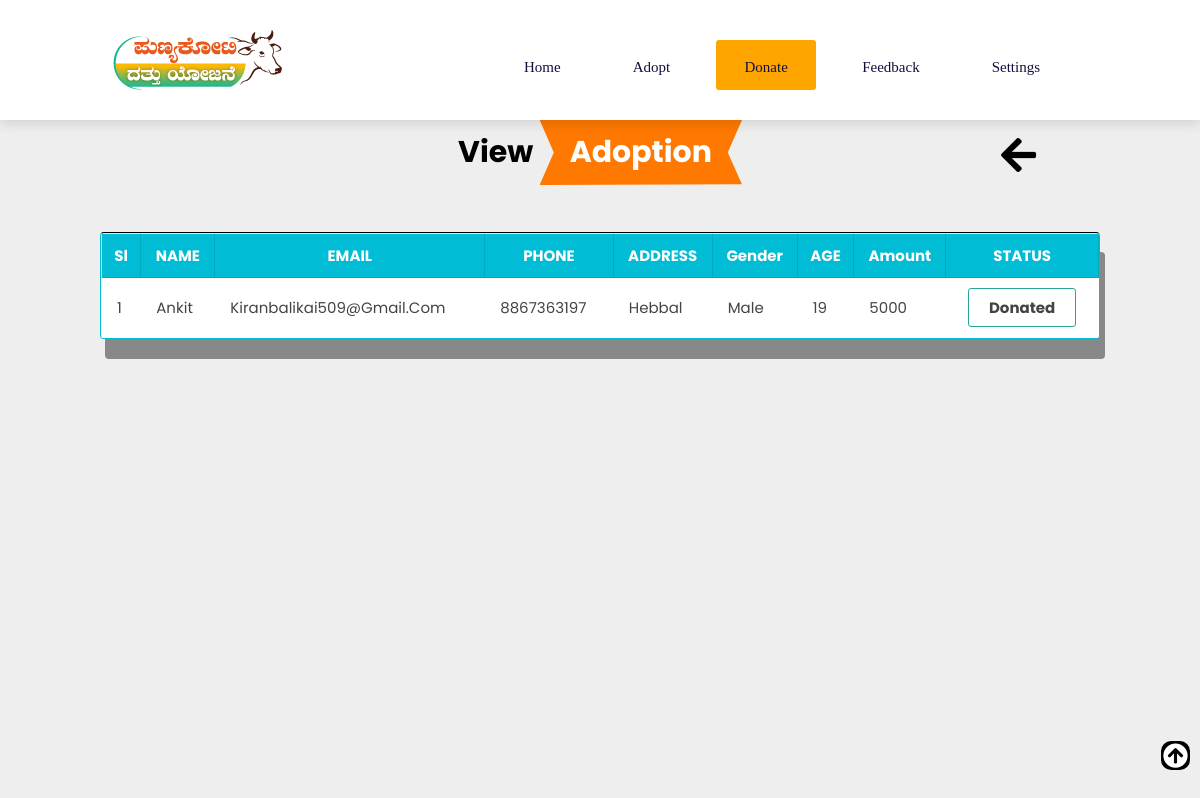
The app's page /donate-view.php (signed in) with its own data.
### tables this page shows
CREATE TABLE `donate` (
  `d_id` int(11) NOT NULL,
  `name` varchar(50) DEFAULT NULL,
  `mail` varchar(50) DEFAULT NULL,
  `phone` varchar(50) DEFAULT NULL,
  `address` varchar(50) DEFAULT NULL,
  `age` varchar(50) DEFAULT NULL,
  `gender` varchar(50) NOT NULL,
  `amount` varchar(50) DEFAULT NULL,
  `status` varchar(50) NOT NULL
);

### donate-view.php (the view, shortened to what this page needs)
<?php
$conn=mysqli_connect('localhost','root','','oaa1');
if(isset( $_SESSION['phone']))
{
	$phone=$_SESSION['phone'];
?>
<html>
<head>
<link rel="stylesheet" href="https://cdnjs.cloudflare.com/ajax/libs/font-awesome/5.15.2/css/all.min.css" />
<link href="CSS3/adopt.css" rel="stylesheet" type="text/css" media="all" />
 </head>
 <body>
 <header class="header">
 <a href="#" class="logo"><img src="IMAGES3/Logopny1..png"/></a>
 <nav class="navbar">
 <ul id="menu">
		<li><a href="userh.php">Home</a></li>
		<li class=""><a href="#">Adopt</a>
		</li>
	<li class="active"><a href="#">Donate</a>
		</li>
		<li><a  href="give-feedback.php">Feedback</a>
		</li>
		<li><a href="">Settings</a>
		</li>
	</ul>
 </nav>
 </header>
 <h1 class="heading"> View <span> Adoption</span></h1>
     <h2><a class="back-link" href="Adopt-now.php"><i class="fa fa-arrow-left"></i></a></h2>
 <div class="table_responsive">
    <table>
      <thead>
        <tr>
          <th>Sl</th>
          <th>NAME</th>
          <th>EMAIL</th>
          <th>PHONE</th>
          <th>ADDRESS</th>
		  		  <th>Gender</th>
          <th>AGE</th>
		  <th>Amount</th>
          <th>STATUS</th>
        </tr>
      </thead>
<?php
$sql="select * from donate where phone='$phone'";
$res=mysqli_query($conn,$sql);
$rows=mysqli_num_rows($res);
if($rows<1)
{
	echo "<tr>";
	echo"<td colspan='10'><center>No data found</center></td>";
	echo"</tr>";
}
else
{
	$sl=1;
	while($row=mysqli_fetch_array($res))
	{
?>
      <tbody>
        <tr>
          <td><?php echo $sl;?></td>
          <td><?php echo $row['name'];?></td>
          <td><?php echo $row['mail'];?></td>
          <td><?php echo $row['phone'];?></td>
          <td><?php echo $row['address'];?></td>
          <td><?php echo $row['gender'];?></td>
          <td><?php echo $row['age'];?></td>
          <td><?php echo $row['amount'];?></td>
          <td>
            <span class="action_btn">
              <a href="#">Donated</a>
            </span>
          </td>
        </tr>
		      </tbody>
<?php
$sl=$sl+1;
	}
}
?>
    </table>
  </div>
<button onclick="topFunction()" id="myBtn" title="Go to top"><i class="fa fa-arrow-circle-up"></i></button>
 </body>
 </html>
 <?php
}
else
{
	header('location:../login.php');
}
?>

### adopt.css (style rules this page uses)
:root { --orange:#ff7800; --black:#130f40; --light-color:#666; --box-shadow:0 .5rem 1rem rgba(0,0,0,.1); --border:.2rem solid rgba(0,0,0,.1); --outline:.1rem solid rgba(0,0,0,.1); --outline-hover:.2rem solid var(--black); }
* { font-family:'Poppins', sans-serif; margin:0; padding:0; box-sizing:border-box; outline:none; border:none; text-decoration:none; text-transform:capitalize; transition:all .2s linear; }
html { font-size:62.5%; overflow:hidden; scroll-behavior:smooth; scroll-padding-top:7rem; }
body { background:#eee; max-height:100%; overflow:scroll; }
.heading { text-align:center; padding:2rem 0; padding-bottom:3rem; font-size:3.0rem; color:black; position:relative; top:100px; }
.heading span { background:var(--orange); color:#fff; display:inline-block; padding:1rem 3rem; clip-path:polygon(100% 0,93% 50%,100% 99%,0% 100%,7% 50%,0% 0%); position:relative; top:0px; }
.header { position:fixed; top:0; left:0; right:0; z-index:1000; display:flex; align-items:center; justify-content:space-between; padding:2rem 9%; background:#fff; box-shadow:var(--box-shadow); }
.header .logo { font-size:1.5rem; font-weight:bolder; color:var(--black); }
.header .navbar a { font-size:1.5rem; margin:0.1rem; color:var(--black); padding:5px; }
nav ul { background:none; width:1000px; margin-top:10px; margin-left:200px; display:inline-flex; font-size:18px; }
nav ul li { list-style:none; margin:10px; padding:10px 20px; font-size:20px; }
nav ul li a { text-decoration:none; font-family:bold; color:white; }
.active,nav ul li:hover { background-color:orange; border-radius:3px; width:100px; text-align:center; height:50%; }
#myBtn { position:fixed; bottom:30px; right:10px; background-color:black; padding:2px; border-radius:10px; font-size:25px; color:white; }
::placeholder { color:light-color; font-size:15px; }
.back-link { color:black; position:relative; left:1000px; top:20px; font-size:40px; font-weight:bold; font-family:monospace; padding:1px; }
.table_responsive { max-width: 1000px; max-height: 900px; border: 1px solid #00bcd4; background-color: white; padding: 15px; overflow: auto; margin: auto; border-radius: 4px; margin-top:10px; padding:0px; box-shadow:5px 20px #888888; border-top:solid 1px black; overflow:scroll; position:relative; top:60px; }
table { width: 100%; font-size: 15px; color: #444; border-collapse: collapse; padding:10px; }
table>tbody>tr>td { border-collapse:collapse; border-color:white; }
table>thead { background-color: #00bcd4; color: #fff; }
table>thead th { padding: 10px; }
table th { border: 1px solid #00000017; transform:uppercase; }
table td { border: 1px solid #00000017; padding: 10px 15px; }
.action_btn { display: flex; justify-content: center; gap: 10px; }
.action_btn>a { text-decoration: none; color: #444; background: #fff; border: 1px solid; display: inline-block; padding: 7px 20px; font-weight: bold; border-radius: 3px; transition: 0.3s ; }
.action_btn>a:nth-child(1) { border-color: #26a69a; }
table>tbody>tr { background-color: #fff; transition: 0.3s ease-in-out; }

### records on screen
donate: name "Ankit", mail "Kiranbalikai509@gmail.com", phone "8867363197", address "Hebbal", gender "Male", age "19", amount "5000"
